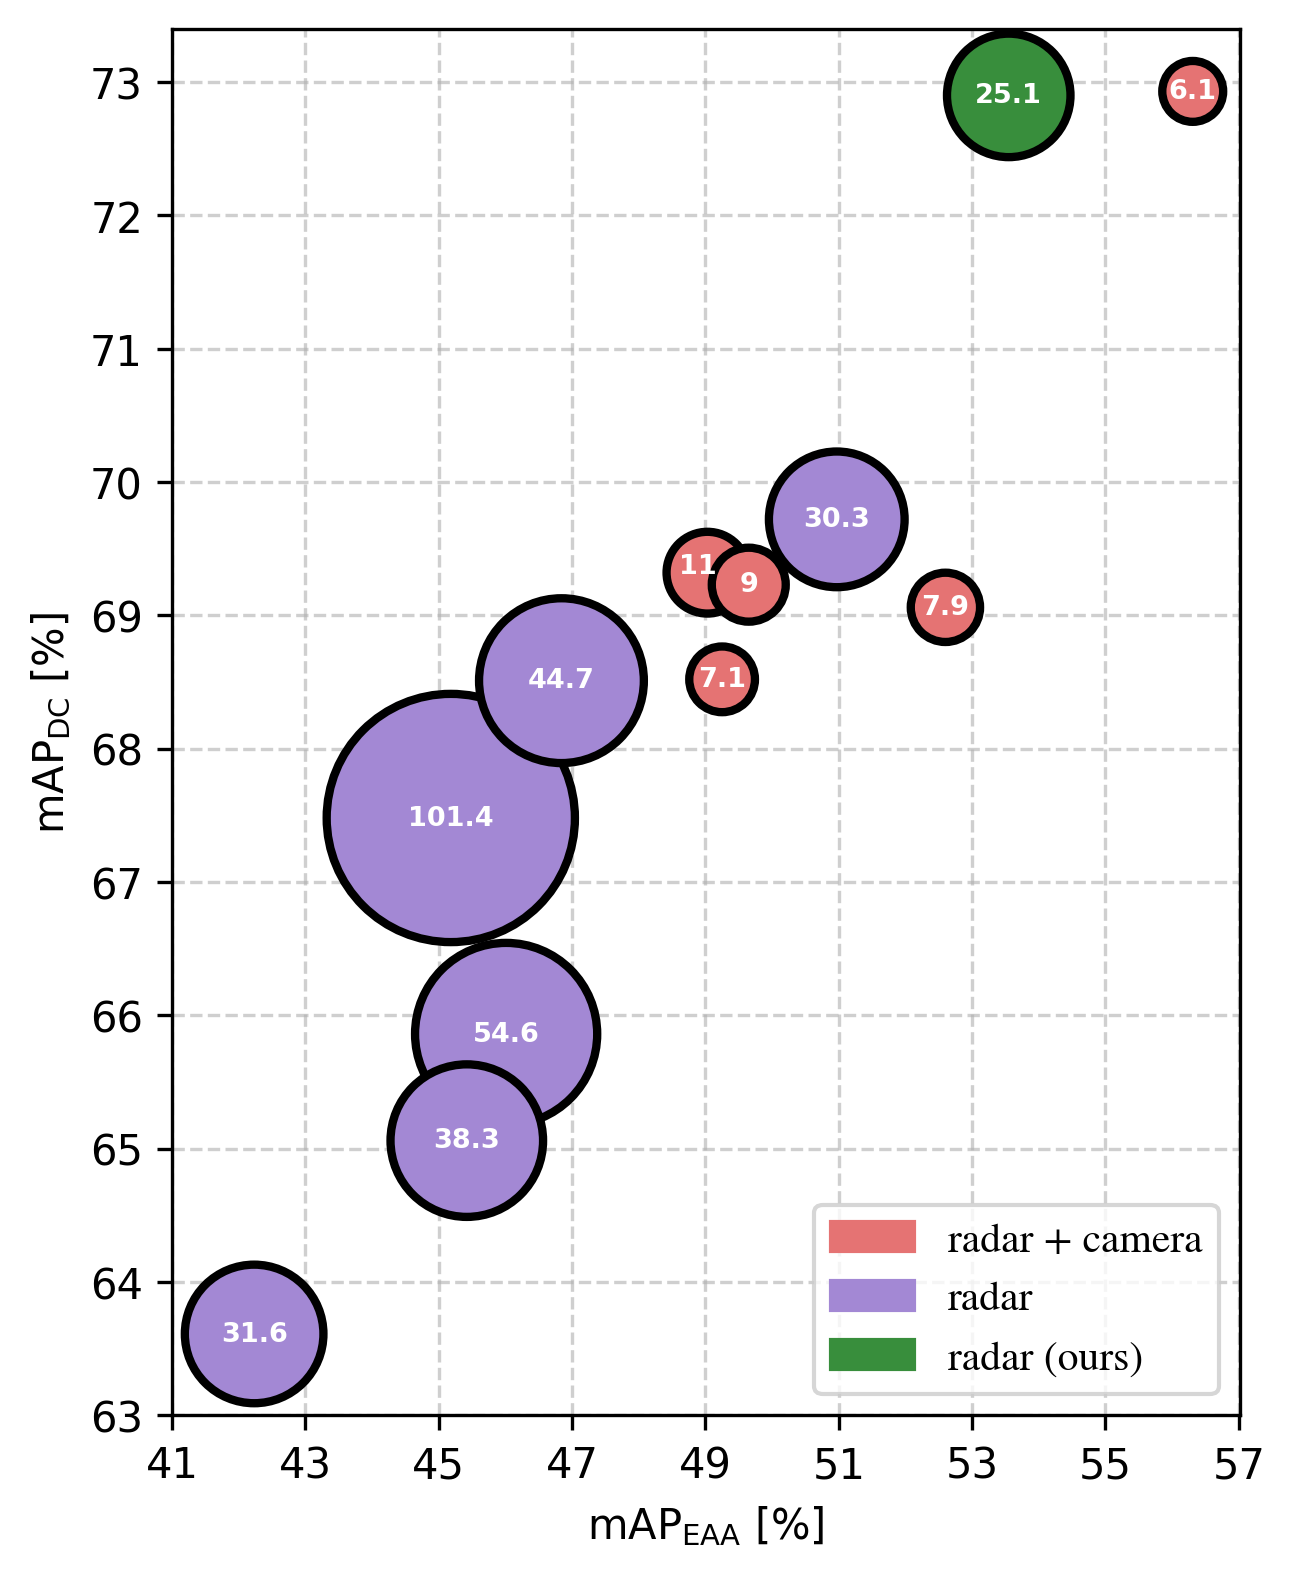

Write the Python code that produced this figure.
import matplotlib
matplotlib.use('Agg')
import matplotlib.pyplot as plt
import numpy as np

models = ["FUTR3D", "BEVFusion", "RCFusion", "PointAugmenting", 
          "LXL", "PillarNeXt", "PointPillars", "CenterPoint", "RadarPillarNet", 
          "LXL-R", "SMURF", "ours"]

fps = [11.0, 7.1, 9.0, 7.9, 6.1, 31.6, 101.4, 38.3, 54.6, 44.7, 30.3, 25.1]  # ms
EA_mAP = [49.03, 49.25, 49.65, 52.60, 56.31, 42.23, 45.18, 45.42, 46.01, 46.84, 50.97, 53.55]  # %
DC_mAP = [69.32, 68.52, 69.23, 69.06, 72.93, 63.61, 67.48, 65.06, 65.86, 68.51, 69.72, 72.90]

multi_sensor = [0, 0, 0, 0, 0, 1, 1, 1, 1, 1, 1, 2]
# colors = ["#E57373" if ms == 0 else "#9575CD" if ms == 1 else "#388E3C" for ms in multi_sensor]
colors = ["#E57373" if ms == 0 else "#A388D4" if ms == 1 else "#388E3C" for ms in multi_sensor]

# 组合所有相关数据
combined = list(zip(models, fps, EA_mAP, DC_mAP, multi_sensor, colors))

# 按FPS降序排列（确保大的气泡先绘制）
sorted_combined = sorted(combined, key=lambda x: x[1], reverse=True)

# 解包排序后的数据
models_sorted, fps_sorted, EA_mAP_sorted, DC_mAP_sorted, _, colors_sorted = zip(*sorted_combined)

plt.figure(figsize=(10, 6))
sc = plt.scatter(
    EA_mAP_sorted, 
    DC_mAP_sorted,
    s=np.array(fps_sorted) * 35,  # 适当放大尺寸
    c=colors_sorted,
    alpha=1,  # 去除透明度
    edgecolors="k",
    linewidths=2,
    zorder=3
)

# Adding the fps value to each bubble
for i, txt in enumerate(fps_sorted):
    # 智能格式化数值显示
    if txt.is_integer():
        fps_str = f"{int(txt)}"      # 整数去小数点
    else:
        fps_str = f"{txt:.1f}".rstrip('0').rstrip('.')  # 处理类似7.0的特殊情况
    
    if fps_str == '11':
            plt.text(
            EA_mAP_sorted[i]-0.15, 
            DC_mAP_sorted[i]+0.05,
            fps_str,  # 使用处理后的字符串
            fontsize=6.5,
            ha='center',
            va='center',
            color='white',
            weight='heavy',
            zorder=4
        )
    else:
        plt.text(
            EA_mAP_sorted[i], 
            DC_mAP_sorted[i],
            fps_str,  # 使用处理后的字符串
            fontsize=6.5,
            ha='center',
            va='center',
            color='white',
            weight='heavy',
            zorder=4
        )

plt.rcParams['mathtext.fontset'] = 'stix'  # 使用STIX字体
plt.rcParams['font.family'] = 'STIXGeneral'  # 配套字体设置
# Labels and title
plt.xlabel(r"$\mathrm{mAP}_{\mathrm{EAA}}$ [%]")
plt.ylabel(r"$\mathrm{mAP}_{\mathrm{DC}}$ [%]")

x_ticks = np.arange(41, 58, 2)
y_ticks = np.arange(63, 74, 1)
plt.xticks(x_ticks)
plt.yticks(y_ticks)

plt.gca().set_aspect(2, adjustable='box')  # This makes the horizontal distance smaller
plt.grid(True, linestyle="--", alpha=0.6, zorder=0)

# Legend
import matplotlib.patches as mpatches
single_patch = mpatches.Patch(color="#E57373", label="radar + camera")
multi_patch = mpatches.Patch(color="#A388D4", label="radar")
ours_patch = mpatches.Patch(color="#388E3C", label="radar (ours)")
plt.legend(handles=[single_patch, multi_patch, ours_patch], loc="lower right")

plt.savefig("./docs/plot_tools/VoD-bubble_chart.png", dpi=300, bbox_inches="tight")
